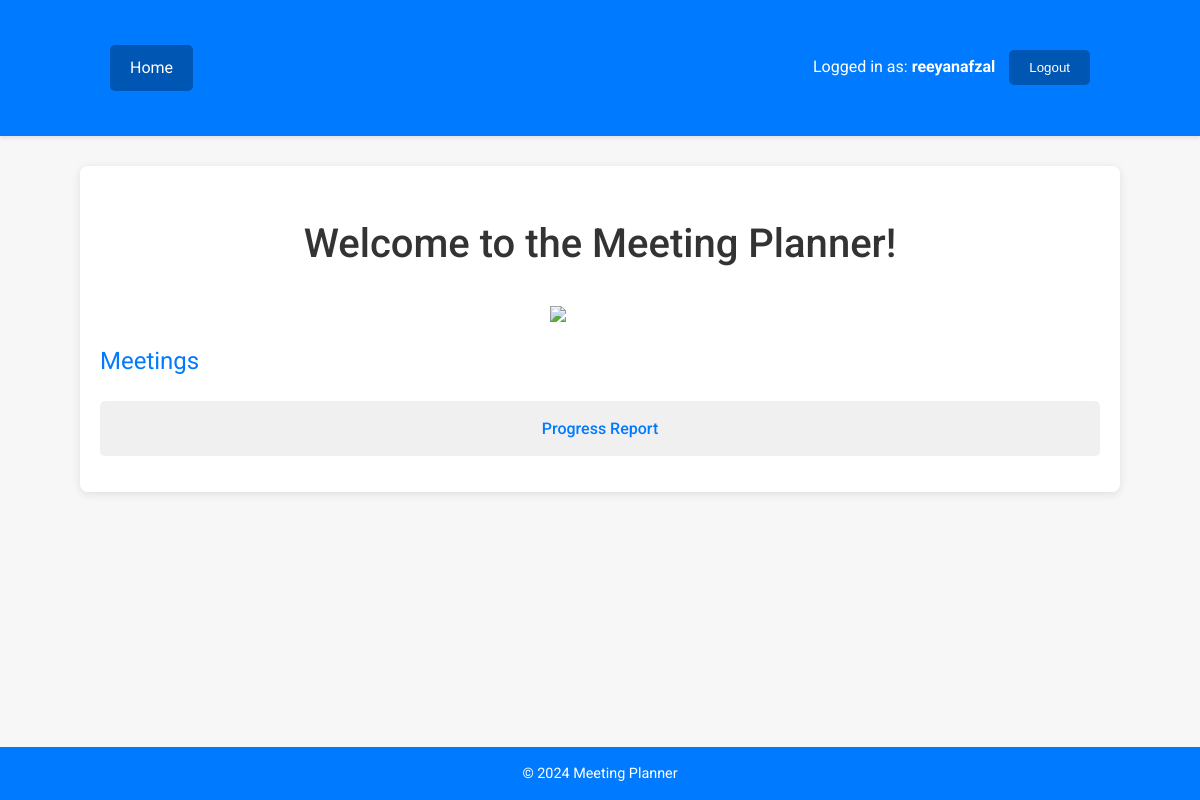
The app's page / (signed in), older data.
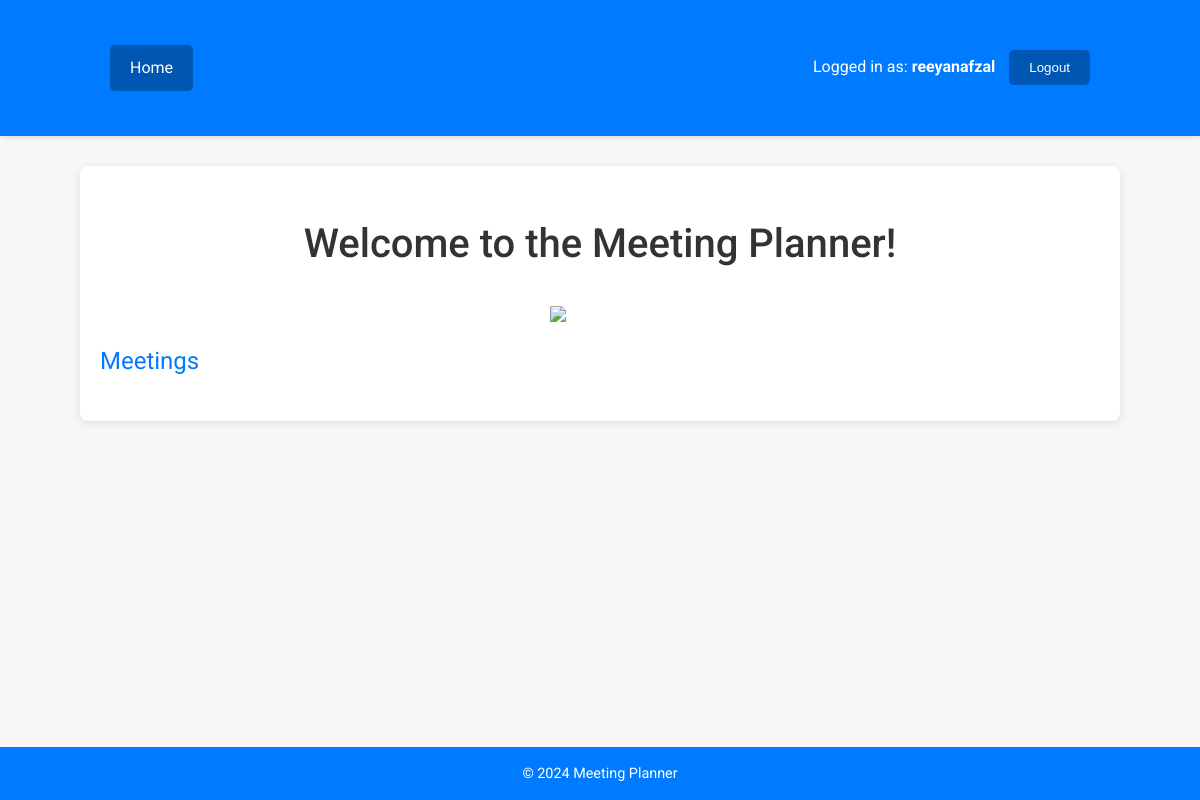
The same page, newer data.
### meetings/models.py (models this page shows, shortened)
class Meeting(models.Model):
    title = models.CharField(max_length=200)
    date = models.DateField()
    start_time = models.TimeField(default=time(9))
    duration = models.IntegerField(default=1)
    room = models.ForeignKey(Room, on_delete=models.CASCADE)
    participants = models.ManyToManyField(get_user_model())

### website/views.py (the view)
# urls.py: path("", welcome, name="welcome"),
def welcome(request):
    if request.user.is_authenticated:
        context = {"meetings": Meeting.objects.all()}
    else:
        context = {}
    return render(request, "website/welcome.html", context)

### templates/website/welcome.html (shortened to what this page needs)
{% extends "base.html" %}
{% load static %}
{% block content %}
    <h1>Welcome to the Meeting Planner!</h1>
    <img src="{% static 'website/calendar.png' %}" width="100px" style="display: block; margin: 20px auto;">
    {% if user.is_authenticated %}
        <h2>Meetings</h2>
        <ul>
            {% for meeting in meetings %}
            <li>
                <a class="button" href="{% url 'detail' meeting.id %}">{{ meeting.title }}</a>
            </li>
            {% endfor %}
        </ul>
    {% else %}
        <p>Please <a class="button" href="{% url 'login' %}">Log in</a> to view your meetings.</p>
    {% endif %}
{% endblock %}

### templates/base.html (shortened to what this page needs)
{% load static %}
<!DOCTYPE html>
<html lang="en">
<head>
    <link rel="stylesheet" href="{% static 'website/style.css' %}">
</head>
<body>
    <header>
        <div class="container header-content">
            <a class="nav-button" href="{% url 'welcome' %}">Home</a>
            {% if user.is_authenticated %}
                <div class="user-info">
                    Logged in as: <strong>{{ user.get_username }}</strong>
                    <form method="post" action="{% url 'logout' %}" style="display:inline;">
                        <button class="nav-button" type="submit">Logout</button>
                    </form>
                </div>
            {% else %}
                <a class="nav-button" href="{% url 'login' %}">Login</a>
            {% endif %}
        </div>
    </header>
    <div class="container main-content">
        {% block content %}{% endblock %}
    </div>
    <footer>
        <div class="status-bar">
            &copy; 2024 Meeting Planner
        </div>
    </footer>
</body>
</html>

### website/static/website/style.css (style rules this page uses)
body { font-family: 'Roboto', sans-serif; margin: 0; padding: 0; background-color: #f7f7f7; color: #333; line-height: 1.6; }
header { background-color: #007bff; color: white; padding: 15px 0; box-shadow: 0 2px 4px rgba(0, 0, 0, 0.1); }
.header-content { display: flex; justify-content: space-between; align-items: center; }
.nav-button { background-color: #0056b3; color: white; padding: 10px 20px; text-decoration: none; border-radius: 5px; border: none; margin: 0 10px; display: inline-block; cursor: pointer; transition: background-color 0.3s ease; }
.container { width: 90%; max-width: 1000px; margin: 30px auto; }
.main-content { background-color: white; padding: 20px; border-radius: 8px; box-shadow: 0 2px 10px rgba(0, 0, 0, 0.1); }
h1 { color: #333; text-align: center; margin-bottom: 30px; font-size: 2.5em; font-weight: 500; }
h2 { color: #007bff; margin-bottom: 20px; font-size: 1.5em; font-weight: 400; }
.status-bar { background-color: #007bff; color: white; text-align: center; padding: 15px 0; position: fixed; width: 100%; bottom: 0; font-size: 0.9em; }
.user-info { color: white; font-weight: 400; }

Row changes from the older to the newer data that the page shows:
removed Meeting: title "Progress Report"
